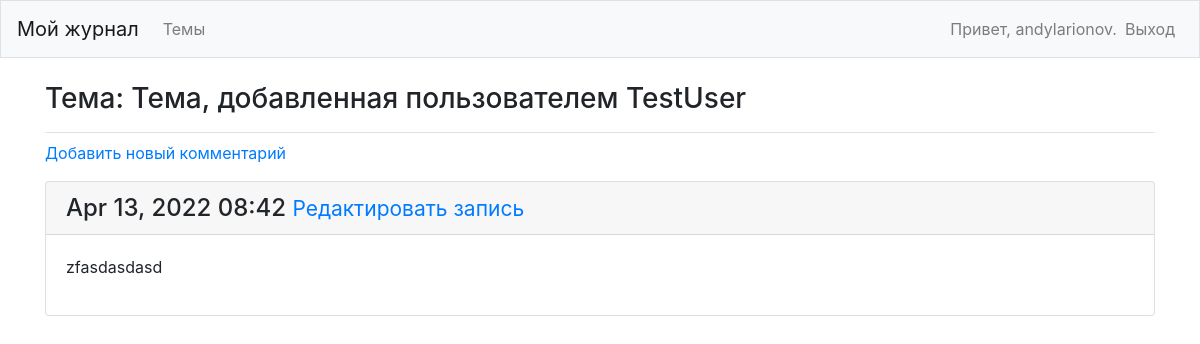
Screenshot of /topics/5/ (signed in) with the database file from the repository.
### my_journal_p/models.py (models this page shows, shortened)
class Topic(models.Model):
    text = models.CharField(max_length=200)
    date_added = models.DateTimeField(auto_now_add=True)
    owner = models.ForeignKey(User, on_delete=models.CASCADE)
    def __str__(self):
        return self.text

class Entry(models.Model):
    topic = models.ForeignKey(Topic, on_delete=models.CASCADE)
    text = models.TextField()
    date_added = models.DateTimeField(auto_now_add=True)
    class Meta:
        verbose_name_plural = 'entries'

### my_journal_p/views.py (the view)
# urls.py: path('topics/<int:topic_id>/', views.topic, name='topic'),
@login_required()
def topic(request, topic_id):
    topic = Topic.objects.get(id=topic_id)
    check_topic_owner(topic.owner, request)
    entries = topic.entry_set.order_by('-date_added')
    context = {'topic':topic, 'entries': entries}
    return render(request, 'my_journal_p/topic.html', context)

### my_journal_p/views.py (called while the page is built)
def check_topic_owner(owner, request):
    if owner != request.user:
        raise Http404

### my_journal_p/templates/my_journal_p/topic.html (shortened to what this page needs)
<!DOCTYPE html>
<html lang="en">
<head>
</head>
<body>
{% extends "my_journal_p/base.html" %}
{% block page_header %}
  <h3>Тема: {{topic}}</h3>
{% endblock page_header %}
{%block content%}
  <p>
      <a href="{% url 'my_journal_p:new_entry' topic.id %}">Добавить новый комментарий</a>
  </p>
      {% for entry in entries %}
      <div class="card mb-3">
      <h4 class="card-header">
          {{ entry.date_added|date:'M d, Y H:i'}}
          <small><a href="{%url 'my_journal_p:edit_entry' entry.id%}">Редактировать запись</a></small>
      </h4>
      <div class="card-body">
           {{entry.text|linebreaks}}
      </div>
      </div>
       {% empty %}
        <p>There are no entries for this topics yet</p>
      {% endfor %}
{% endblock content %}

### my_journal_p/templates/my_journal_p/base.html (shortened to what this page needs)
{% load bootstrap4 %}
<!doctype html>
<html lang="ru">
<head>
  {% bootstrap_css %}
</head>
<body>
<nav class="navbar navbar-expand-md navbar-light bg-light mb-4 border">
  <a class="navbar-brand" href="{% url 'my_journal_p:index' %}">Мой журнал</a>
<div class = "collapse navbar-collapse" id="navbarCollapse">
  <ul class="navbar-nav mr-auto">
    <li class="nav-item">
      <a class="nav-link" href="{% url 'my_journal_p:topics'%}">Темы</a>
    </li>
  </ul>
  <ul class="navbar-nav ml-auto">
    {% if user.is_authenticated %}
    <li class="nav-item">
      <span class="navbar-text">Привет, {{ user.username}}.</span>
    </li>
    <li class="nav-item">
      <a class="nav-link" href="{% url 'users:logout' %}">Выход</a>
    </li>
    {% endif %}
  </ul>
</div>
</nav>
<main role="main" class="container">
  <div class="pb-2 mb-2 border-bottom">
    {% block page_header %}{% endblock page_header %}
  </div>
  <div>
    {% block content %} {%endblock content%}
  </div>
</main>
</body>
</html>

### rows the page displays
Topic: text "Тема, добавленная пользователем TestUser"
Entry: date_added "Apr 13, 2022 08:42", text "zfasdasdasd"

### other values shown
{{ user.username }} "andylarionov"
